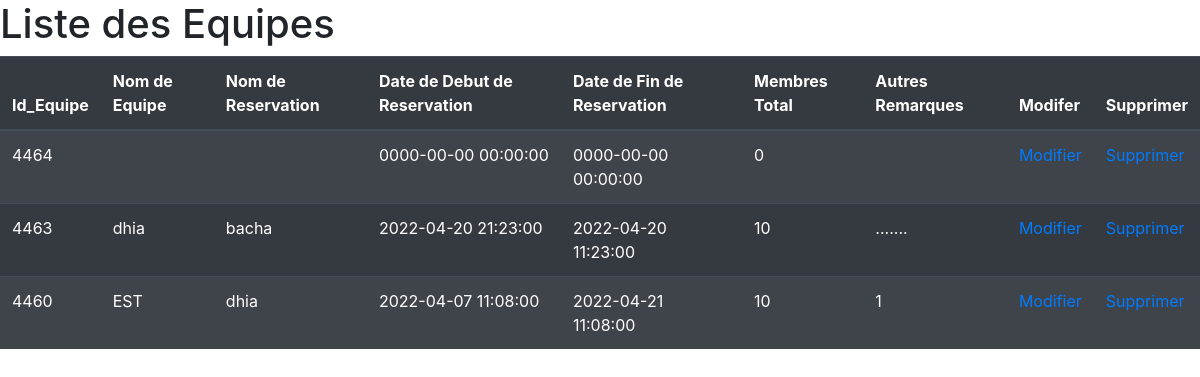
The page /D/afficheEQUIPE.php on the database its author committed.
### tables this page shows
CREATE TABLE `equipee` (
  `id_voy` int(8) NOT NULL,
  `depart` char(20) NOT NULL,
  `destination` char(20) NOT NULL,
  `date_sortie` timestamp NOT NULL DEFAULT current_timestamp() ON UPDATE current_timestamp(),
  `date_retour` timestamp NOT NULL DEFAULT '0000-00-00 00:00:00',
  `prix` int(255) NOT NULL,
  `description` text NOT NULL
);

### D/afficheEQUIPE.php (the view, shortened to what this page needs)
<?php
  $host = 'localhost';
  $dbname = 'miracle';
  $username = 'root';
  $password = '';
  $dsn = "mysql:host=$host;dbname=$dbname";
  $sql = "SELECT * FROM equipee";
  try{
   $pdo = new PDO($dsn, $username, $password);
   $stmt = $pdo->query($sql);
  }catch (PDOException $e){
    echo $e->getMessage();
  }
?>
<!DOCTYPE html>
<html>
<head><link rel="stylesheet" href="https://cdn.jsdelivr.net/npm/bootstrap@4.3.1/dist/css/bootstrap.min.css">
</head>
<body>
 <h1>Liste des Equipes</h1>
 <table class="table table-dark table-striped">
   <thead>
     <tr>
       <th>Id_Equipe</th>
       <th>Nom de Equipe</th>
                            <th>Nom de Reservation</th>
       <th>Date de Debut de Reservation</th>
    <th>Date de Fin de Reservation</th>
       <th>Membres Total</th>
                     <th>Autres Remarques</th>
                                          <th>Modifer</th>
                     <th>Supprimer</th>
     </tr>
   </thead>
   <tbody>
     <?php while($row = $stmt->fetch(PDO::FETCH_ASSOC)) : ?>
     <tr>
       <td><?php echo htmlspecialchars($row['id_voy']); ?></td>
       <td><?php echo htmlspecialchars($row['depart']); ?></td>
              <td><?php echo htmlspecialchars($row['destination']); ?></td>
       <td><?php echo htmlspecialchars($row['date_sortie']); ?></td>
       <td><?php echo htmlspecialchars($row['date_retour']); ?></td>
       <td><?php echo htmlspecialchars($row['prix']); ?></td>
       <td><?php echo htmlspecialchars($row['description']); ?></td>
       <td><a href="modifierEQUIPE.php?id_voy=<?php echo $row['id_voy']; ?>&depart=<?php echo $row['depart']; ?>&destination=<?php echo $row['destination']; ?>&date_sortie=<?php echo $row['date_sortie']; ?>&date_retour=<?php echo $row['date_retour']; ?>&prix=<?php echo $row['prix']; ?>&description=<?php echo $row['description']; ?>">Modifier</a></td>
<td><a href="supprimerEQUIPE.php?id_voy=<?php echo $row['id_voy']; ?>">Supprimer</a></td>
     </tr>
     <?php endwhile; ?>
   </tbody>
 </table>
</body
></html>

### rows shown on the page
equipee: id_voy "4464", date_sortie "0000-00-00 00:00:00", date_retour "0000-00-00 00:00:00", prix "0"
equipee: id_voy "4463", depart "dhia", destination "bacha", date_sortie "2022-04-20 21:23:00", date_retour "2022-04-20 11:23:00", prix "10", description "......."
equipee: id_voy "4460", depart "EST", destination "dhia", date_sortie "2022-04-07 11:08:00", date_retour "2022-04-21 11:08:00", prix "10", description "1"
